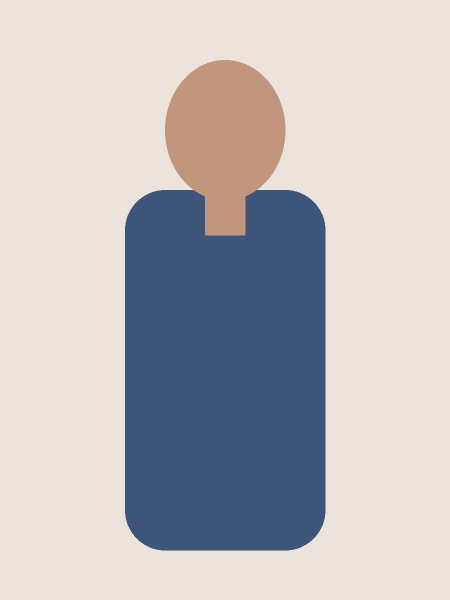
#> input picture apps/python/incoming/sample_input.png, 900 x 1200 px (shown at 1/2 size)
$ python -i face_privacy.py   (imports and definitions only)
#> lines starting #> are read from the running program, lines starting #| are printed output that depends on the picture
#> further down, picture is the input picture: PIL image 900x1200 RGB; mean R, G, B 188.8, 187.2, 189.2
from __future__ import annotations

import sys
from dataclasses import dataclass
from pathlib import Path

ROOT = Path(__file__).resolve().parent
DEPS_DIR = ROOT / ".deps"
if DEPS_DIR.exists():
    sys.path.insert(0, str(DEPS_DIR))

import cv2
import numpy as np
from PIL import Image, ImageFilter

SUPPORTED_EXTENSIONS = {".jpg", ".jpeg", ".png", ".webp", ".bmp"}
SUPPORTED_MODES = ("pixelate", "blur")


@dataclass(frozen=True)
class FaceBox:
    x: int
    y: int
    w: int
    h: int


def load_image(image_path: str | Path) -> Image.Image:
    return Image.open(image_path).convert("RGB")


# [4 lines left out: function save_image, not called in this run]


def detect_faces(image: Image.Image, expand_ratio: float = 0.22) -> list[FaceBox]:
#> called with expand_ratio = 0.22
    bgr = cv2.cvtColor(np.array(image), cv2.COLOR_RGB2BGR)
    gray = cv2.cvtColor(bgr, cv2.COLOR_BGR2GRAY)
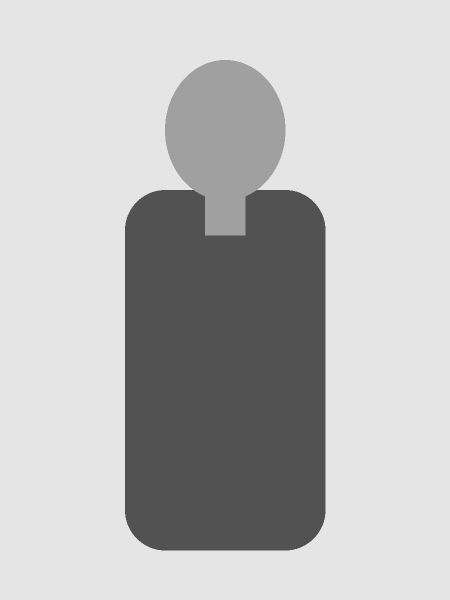
#> gray: shape (1200, 900) (shown at 1/2 size); min 82, max 229, mean 187.7
    cascade_path = Path(cv2.data.haarcascades) / "haarcascade_frontalface_default.xml"
    classifier = cv2.CascadeClassifier(str(cascade_path))
    raw_faces = classifier.detectMultiScale(
        gray,
        scaleFactor=1.1,
        minNeighbors=5,
        minSize=(48, 48),
    )
#> raw_faces = ()

    width, height = image.size
#> width = 900; height = 1200
    faces: list[FaceBox] = []
    for x, y, w, h in raw_faces:
        pad_x = int(w * expand_ratio)
        pad_y = int(h * expand_ratio)
        left = max(0, x - pad_x)
        top = max(0, y - pad_y)
        right = min(width, x + w + pad_x)
        bottom = min(height, y + h + pad_y)
        faces.append(FaceBox(left, top, right - left, bottom - top))
#> this loop made 0 passes
#> after the loop, faces = []

    faces.sort(key=lambda item: item.w * item.h, reverse=True)
    return faces


# [21 lines left out: functions parse_face_box, pixelate_region, not called in this run]


def blur_region(image: Image.Image, face: FaceBox, radius: int = 18) -> None:
    region = image.crop((face.x, face.y, face.x + face.w, face.y + face.h))
    image.paste(region.filter(ImageFilter.GaussianBlur(radius=radius)), (face.x, face.y))


# [25 lines left out: function apply_edit, not called in this run]

>>> from PIL import Image
>>> picture = Image.open('incoming/sample_input.png')
>>> result = detect_faces(picture)
#> result = []
